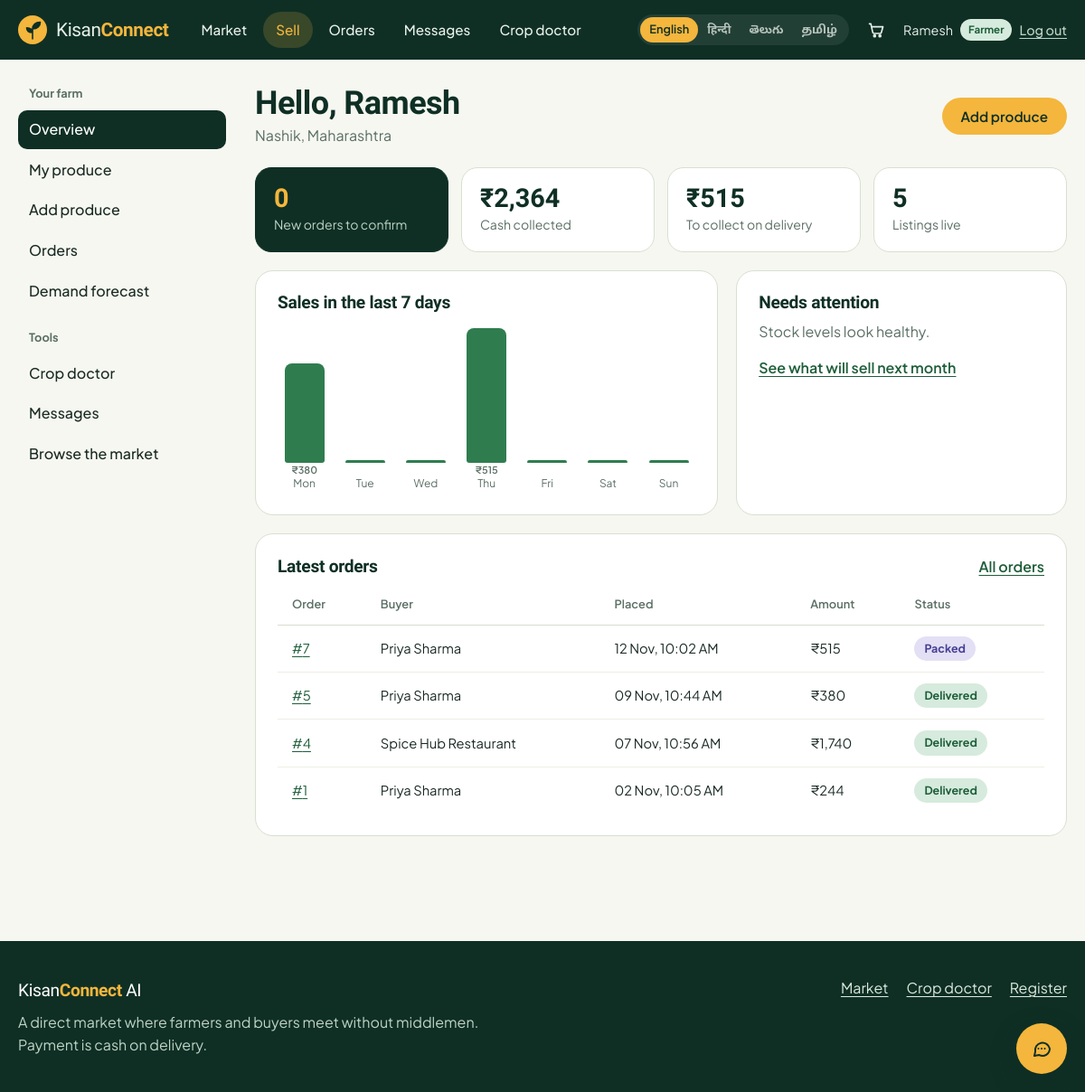
/farmer (signed in), run on the app's committed database.
### tables this page shows
CREATE TABLE users(
  id INTEGER PRIMARY KEY AUTOINCREMENT,
  username TEXT UNIQUE NOT NULL, password_hash TEXT NOT NULL,
  name TEXT NOT NULL, role TEXT NOT NULL CHECK(role IN ('admin','farmer','buyer')),
  phone TEXT, village TEXT, address TEXT, language TEXT DEFAULT 'en',
  status TEXT NOT NULL DEFAULT 'active', cod_blocked INTEGER NOT NULL DEFAULT 0,
  created_at TEXT NOT NULL);

CREATE TABLE orders(
  id INTEGER PRIMARY KEY AUTOINCREMENT,
  buyer_id INTEGER NOT NULL REFERENCES users(id), seller_id INTEGER NOT NULL REFERENCES users(id),
  total REAL NOT NULL, status TEXT NOT NULL DEFAULT 'Placed',
  payment_method TEXT NOT NULL DEFAULT 'COD', payment_status TEXT NOT NULL DEFAULT 'Pending',
  address TEXT NOT NULL, phone TEXT NOT NULL, note TEXT, created_at TEXT NOT NULL);

### app.py (the view)
@app.route("/farmer")
@role_required("farmer")
def farmer_dashboard():
    me = g.user["id"]
    stats = q("""SELECT COUNT(*) orders,
        COALESCE(SUM(CASE WHEN status='Placed' THEN 1 ELSE 0 END),0) new_orders,
        COALESCE(SUM(CASE WHEN payment_status='Collected' THEN total ELSE 0 END),0) collected,
        COALESCE(SUM(CASE WHEN status NOT IN ('Delivered','Cancelled') THEN total ELSE 0 END),0) pending_cod
        FROM orders WHERE seller_id=?""", (me,), one=True)
    products = q("SELECT * FROM products WHERE seller_id=? ORDER BY created_at DESC", (me,))
    recent = q("""SELECT o.*, b.name AS buyer_name FROM orders o JOIN users b ON b.id=o.buyer_id
                  WHERE o.seller_id=? ORDER BY o.created_at DESC LIMIT 6""", (me,))
    days = []
    for i in range(6, -1, -1):
        d = (datetime.now() - timedelta(days=i)).strftime("%Y-%m-%d")
        total = q("SELECT COALESCE(SUM(total),0) t FROM orders WHERE seller_id=? AND status!='Cancelled' AND substr(created_at,1,10)=?",
                  (me, d), one=True)["t"]
        days.append(dict(label=datetime.strptime(d, "%Y-%m-%d").strftime("%a"), value=total))
    return render_template("farmer/dashboard.html", stats=stats, products=products, recent=recent,
                           days=days, low=[p for p in products if p["quantity"] <= 10 and p["status"] == "active"])

### app.py (called while the page is built)
def get_db():
    if "db" not in g:
        g.db = sqlite3.connect(DB_PATH)
        g.db.row_factory = sqlite3.Row
        g.db.execute("PRAGMA foreign_keys=ON")
    return g.db

def q(sql, args=(), one=False):
    cur = get_db().execute(sql, args)
    rows = cur.fetchall()
    cur.close()
    if one:
        return rows[0] if rows else None
    return rows

def role_required(*roles):
    def deco(fn):
        @wraps(fn)
        def wrapper(*a, **k):
            if not g.user:
                flash("Log in to continue.", "info")
                return redirect(url_for("login", next=request.path))
            if roles and g.user["role"] != "admin" and g.user["role"] not in roles:
                abort(403)
            return fn(*a, **k)
        return wrapper
    return deco

def csrf_token():
    if "_csrf" not in session:
        session["_csrf"] = secrets.token_hex(16)
    return session["_csrf"]

@app.before_request
def load_user():
    g.user = None
    uid = session.get("uid")
    if uid:
        user = q("SELECT * FROM users WHERE id=?", (uid,), one=True)
        if user and user["status"] != "blocked":
            g.user = user
        else:
            session.pop("uid", None)
    if request.method == "POST":
        token = request.form.get("_csrf") or request.headers.get("X-CSRF-Token", "")
        if not token or not secrets.compare_digest(token, session.get("_csrf", "")):
            abort(400)

@app.context_processor
def inject():
    lang = session.get("lang") or (g.user["language"] if g.user else "en")
    if lang not in LANG_NAMES:
        lang = "en"
    def t(key):
        row = TRANSLATIONS.get(key, {})
        return row.get(lang) or row.get("en") or key
    cart = session.get("cart", {})
    unread = 0
    if g.user:
        unread = q("SELECT COUNT(*) c FROM messages WHERE receiver_id=? AND is_read=0", (g.user["id"],), one=True)["c"]
    return dict(t=t, lang=lang, lang_names=LANG_NAMES, csrf_token=csrf_token, me=g.user,
                cart_count=sum(cart.values()), unread_count=unread, categories=CATEGORIES,
                order_flow=ORDER_FLOW, year=datetime.now().year)

@app.template_filter("inr")
def inr(value):
    try:
        value = float(value or 0)
    except (TypeError, ValueError):
        return "₹0"
    return "₹{:,.0f}".format(value) if value == int(value) or value >= 1000 else "₹{:,.1f}".format(value)

### templates/farmer/dashboard.html (shortened to what this page needs)
{% extends "dash_base.html" %}
{% from "_m.html" import pill, media with context %}
{% set section = 'f-over' %}
{% block content %}
<header class="dash-head">
  <div>
    <h1>Hello, {{ me.name.split(' ')[0] }}</h1>
    <p class="muted">{{ me.village or 'Your farm' }}</p>
  </div>
  <a class="btn btn-gold" href="{{ url_for('product_new') }}">Add produce</a>
</header>
<div class="stats">
  <div class="stat"><strong>{{ stats.new_orders }}</strong><span>New orders to confirm</span></div>
  <div class="stat"><strong>{{ stats.collected|inr }}</strong><span>Cash collected</span></div>
  <div class="stat"><strong>{{ stats.pending_cod|inr }}</strong><span>To collect on delivery</span></div>
  <div class="stat"><strong>{{ products|selectattr('status', 'equalto', 'active')|list|length }}</strong><span>Listings live</span></div>
</div>
<div class="dash-cols">
  <section class="panel">
    <h2>Sales in the last 7 days</h2>
    {% set mx = days|map(attribute='value')|max %}
    <div class="bars" role="img" aria-label="Daily sales for the last seven days">
      {% for d in days %}<div class="bar"><i style="height: {{ ((d.value / mx * 100) if mx else 0)|round(0) }}%" title="{{ d.value|inr }}"></i><b>{{ d.value|inr if d.value else '' }}</b><span>{{ d.label }}</span></div>{% endfor %}
    </div>
  </section>
  <section class="panel">
    <h2>Needs attention</h2>
    {% if low %}
    <ul class="mini-list">
      {% for p in low %}<li><span>{{ p.emoji }} {{ p.name }}</span><b class="warn">{{ p.quantity }} {{ p.unit }} left</b></li>{% endfor %}
    </ul>
    <p class="muted small">Restock soon so buyers can keep ordering.</p>
    {% else %}
    <p class="muted">Stock levels look healthy.</p>
    {% endif %}
    <a class="text-link" href="{{ url_for('demand_forecast') }}">See what will sell next month</a>
  </section>
</div>
<section class="panel">
  <div class="panel-head"><h2>Latest orders</h2><a class="text-link" href="{{ url_for('farmer_orders') }}">All orders</a></div>
  {% if recent %}
  <div class="table-wrap"><table class="table">
    <thead><tr><th>Order</th><th>Buyer</th><th>Placed</th><th>Amount</th><th>Status</th></tr></thead>
    <tbody>{% for o in recent %}
      <tr><td><a href="{{ url_for('order_detail', oid=o.id) }}">#{{ o.id }}</a></td><td>{{ o.buyer_name }}</td><td>{{ o.created_at|when }}</td><td>{{ o.total|inr }}</td><td>{{ pill(o.status) }}</td></tr>
    {% endfor %}</tbody>
  </table></div>
  {% else %}<p class="muted">Orders from buyers show here.</p>{% endif %}
</section>
{% endblock %}

### templates/_m.html (shortened to what this page needs)
{% macro pill(s) %}<span class="pill pill-{{ s|replace(' ', '-')|lower }}">{{ s }}</span>{% endmacro %}

### templates/base.html (shortened to what this page needs)
<!doctype html>
<html lang="{{ lang }}">
<head>
  <link rel="stylesheet" href="{{ url_for('static', filename='css/style.css') }}">
</head>
<body class="{% block bodyclass %}{% endblock %}">
<header class="topbar">
  <div class="wrap topbar-in">
    <a class="brand" href="{{ url_for('landing') }}" aria-label="KisanConnect AI home">
      <span class="brand-name">Kisan<b>Connect</b></span>
    </a>
    <nav class="nav" id="nav" aria-label="Main">
      <a href="{{ url_for('shop') }}" class="{{ 'on' if request.path.startswith('/shop') or request.path.startswith('/product') }}">{{ t('nav_shop') }}</a>
      {% if me and me.role in ('farmer', 'admin') %}<a href="{{ url_for('farmer_dashboard') }}" class="{{ 'on' if request.path.startswith('/farmer') }}">{{ t('nav_sell') }}</a>{% endif %}
      {% if me %}<a href="{{ url_for('orders') }}" class="{{ 'on' if request.path.startswith('/orders') }}">{{ t('nav_orders') }}</a>
      <a href="{{ url_for('chat') }}" class="{{ 'on' if request.path.startswith('/chat') }}">{{ t('nav_chat') }}{% if unread_count %}<span class="dot-count">{{ unread_count }}</span>{% endif %}</a>{% endif %}
      <a href="{{ url_for('crop_doctor') }}" class="{{ 'on' if request.path.startswith('/ai/crop') }}">{{ t('nav_doctor') }}</a>
    </nav>
    <div class="topbar-tools">
      <div class="lang" role="group" aria-label="Language">
        {% for code, label in lang_names.items() %}
          <a href="{{ url_for('set_lang', code=code, next=request.path) }}" class="{{ 'on' if code == lang }}" hreflang="{{ code }}" lang="{{ code }}">{{ label }}</a>
        {% endfor %}
      </div>
      {% if me %}
        <a class="cart-link" href="{{ url_for('cart') }}" aria-label="{{ t('nav_cart') }}">
          <svg viewBox="0 0 24 24" width="20" height="20" fill="none" stroke="currentColor" stroke-width="2" stroke-linecap="round" stroke-linejoin="round"><path d="M3 4h2l2.4 11.2a2 2 0 0 0 2 1.6h7.6a2 2 0 0 0 2-1.5L21 8H6.2"/><circle cx="10" cy="20" r="1.2"/><circle cx="17" cy="20" r="1.2"/></svg>
        </a>
        <div class="me">
          <span class="me-name">{{ me.name.split(' ')[0] }}</span>
          <span class="role-tag role-{{ me.role }}">{{ me.role }}</span>
          <form method="post" action="{{ url_for('logout') }}"><input type="hidden" name="_csrf" value="{{ csrf_token() }}"><button class="link-btn">{{ t('nav_logout') }}</button></form>
        </div>
      {% else %}
        <a class="btn btn-ghost btn-sm" href="{{ url_for('login') }}">{{ t('nav_login') }}</a>
        <a class="btn btn-primary btn-sm" href="{{ url_for('register') }}">{{ t('nav_register') }}</a>
      {% endif %}
    </div>
  </div>
</header>
{% block body %}<main id="main">{% block content %}{% endblock %}</main>{% endblock %}
<footer class="footer">
  <div class="wrap footer-in">
    <div>
      <span class="brand-name">Kisan<b>Connect</b> AI</span>
      <p>A direct market where farmers and buyers meet without middlemen. Payment is cash on delivery.</p>
    </div>
    <div class="footer-links">
      <a href="{{ url_for('shop') }}">{{ t('nav_shop') }}</a>
      <a href="{{ url_for('crop_doctor') }}">{{ t('nav_doctor') }}</a>
      <a href="{{ url_for('register') }}">{{ t('nav_register') }}</a>
    </div>
  </div>
</footer>
<button class="bot-fab" type="button" data-bot-open aria-label="{{ t('assistant_title') }}" aria-expanded="false" aria-controls="bot">
  <svg viewBox="0 0 24 24" width="24" height="24" fill="none" stroke="currentColor" stroke-width="2" stroke-linecap="round" stroke-linejoin="round" aria-hidden="true"><path d="M21 12a8 8 0 0 1-11.6 7.1L4 20l1-4.6A8 8 0 1 1 21 12z"/><path d="M8.5 12h.01M12 12h.01M15.5 12h.01"/></svg>
</button>
</body>
</html>

### data on the page
users: name "Ramesh", role "Farmer", village "Nashik, Maharashtra"
orders: id "7", buyer_name "Priya Sharma", created_at|when "12 Nov, 10:02 AM", total|inr "₹515", status "Packed"
orders: id "5", buyer_name "Priya Sharma", created_at|when "09 Nov, 10:44 AM", total|inr "₹380", status "Delivered"
orders: id "4", buyer_name "Spice Hub Restaurant", created_at|when "07 Nov, 10:56 AM", total|inr "₹1,740", status "Delivered"
orders: id "1", buyer_name "Priya Sharma", created_at|when "02 Nov, 10:05 AM", total|inr "₹244", status "Delivered"

### other printed values
{{ t('nav_shop') }} "Market"
{{ t('nav_sell') }} "Sell"
{{ t('nav_orders') }} "Orders"
{{ t('nav_chat') }} "Messages"
{{ t('nav_doctor') }} "Crop doctor"
{{ label }} "English" "हिन्दी" "తెలుగు" "தமிழ்"
{{ t('nav_logout') }} "Log out"
{{ label }} "Overview" "My produce" "Add produce" "Orders" "Demand forecast"
{{ stats.new_orders }} "0"
{{ stats.collected|inr }} "₹2,364"
{{ stats.pending_cod|inr }} "₹515"
{{ products|selectattr('status', 'equalto', 'active')|list|length }} "5"
{{ d.value|inr if d.value else '' }} "₹380" "₹515"
{{ d.label }} "Mon" "Tue" "Wed" "Thu" "Fri" "Sat" "Sun"
{{ t('nav_register') }} "Register"
